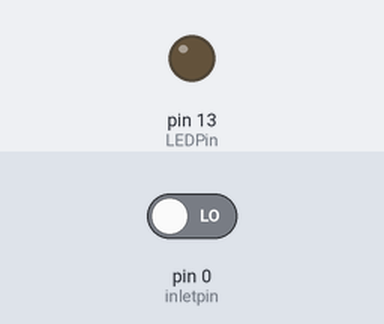
Recording of a sketch running on a simulated Arduino Uno, built with avr-gcc and run on an emulated ATmega328P. On the bench: output pins drawn as LEDs (lit = HIGH). The test bench sets the inputs (shaded band); at power-on: pin 0 (inletpin) LOW.

Above: at 1.2 s.
1.3 s: pin 0 (inletpin) driven HIGH
At 2.5 s:
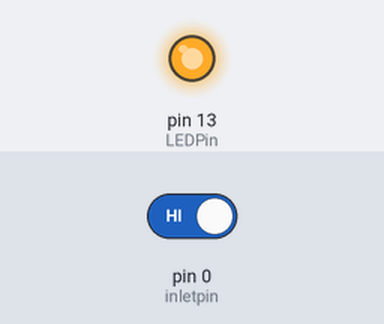
2.8 s: pin 0 (inletpin) driven LOW
At 3.8 s:
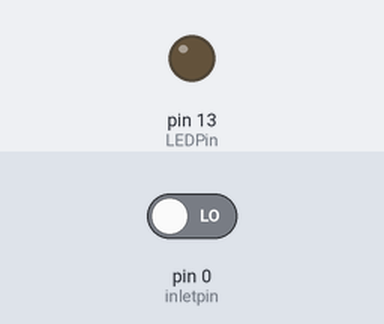
Timing chart, 0 to 5.8 s (numbered marks = the images above; inputs shaded):
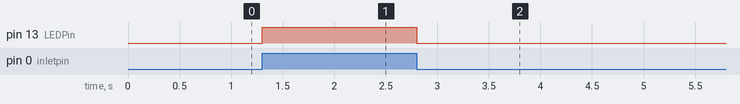

The sketch:

push_buttom.ino
```cpp
int inletpin =0;
int LEDPin=13;
int val;

void setup() {
  // initialize digital pin LED_BUILTIN as an output.
  pinMode(LEDPin, OUTPUT);
  pinMode(inletpin, INPUT);
}

// the loop function runs over and over again forever
void loop() {

val= digitalRead(inletpin);

if (val==HIGH){
  digitalWrite(LEDPin, HIGH);  // turn the LED on (HIGH is the voltage level)

}

else {
  digitalWrite(LEDPin, LOW);   // turn the LED off by making the voltage LOW

}


}
```

Measured:
- after the input at 1.3 s, pin 13 (LEDPin): LOW → HIGH at once
- after the input at 2.8 s, pin 13 (LEDPin): HIGH → LOW at once
